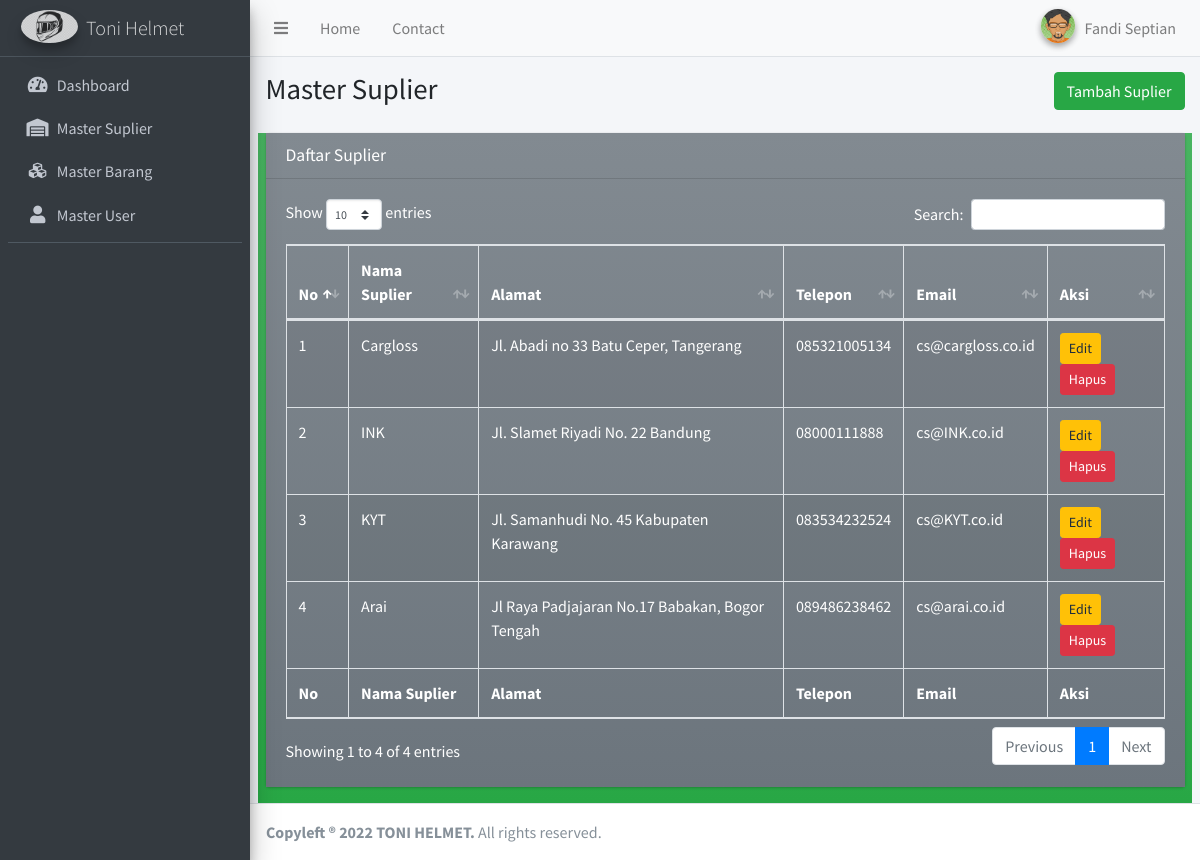
/view/admin/master-suplier.php (signed in), run on the app's committed database.
### tables this page shows
CREATE TABLE `tb_user` (
  `id_user` int(10) UNSIGNED NOT NULL,
  `nama_user` varchar(200) NOT NULL,
  `username` varchar(20) NOT NULL,
  `password` varchar(100) NOT NULL,
  `role` enum('admin','staff','') NOT NULL
);

CREATE TABLE `tb_suplier` (
  `id_suplier` int(11) NOT NULL,
  `nama_suplier` varchar(200) NOT NULL,
  `alamat_suplier` varchar(200) NOT NULL,
  `no_telp` varchar(14) NOT NULL,
  `email` varchar(100) NOT NULL
);

### view/admin/master-suplier.php (the view, shortened to what this page needs)
<?php include '../templates/admin/admin-header.php' ?>
<?php include '../templates/sidebar.php' ?>
<div class="content-wrapper">
    <section class="content-header">
        <div class="container-fluid">
            <div class="row mb-2">
                <div class="col-sm-6">
                    <h1>Master Suplier</h1>
                </div>
                <div class="col-sm-6">
                    <ol class="breadcrumb float-sm-right">
                        <button type="button" class="btn btn-success" data-toggle="modal" data-target="#modal-add">
                            Tambah Suplier
                        </button>
                    </ol>
                </div>
            </div>
        </div>
    </section>
    <section class="content">
        <div class="bg-gradient-success">
            <div class="container-fluid">
                <div class="row">
                    <div class="col-12">
                        <div class="card">
                            <div class="bg-gradient-secondary">
                                <div class="card-header">
                                    <h3 class="card-title">Daftar Suplier</h3>
                                </div>
                                <div class="card-body">
                                    <table id="example1" class="table table-bordered table-striped">
                                        <thead>
                                            <tr>
                                                <th>No</th>
                                                <th>Nama Suplier</th>
                                                <th>Alamat</th>
                                                <th>Telepon</th>
                                                <th>Email</th>
                                                <th>Aksi</th>
                                            </tr>
                                        </thead>
                                        <tbody>
                                            <?php
                                            $i = 1;
                                            $getSuplier = mysqli_query($connection, "SELECT * FROM tb_suplier");
                                            foreach ($getSuplier as $value) :
                                            ?>
                                                <tr>
                                                    <td><?= $i++; ?></td>
                                                    <td><?= $value['nama_suplier']; ?></td>
                                                    <td><?= $value['alamat_suplier']; ?></td>
                                                    <td><?= $value['no_telp']; ?></td>
                                                    <td><?= $value['email']; ?></td>
                                                    <td>
                                                        <button type="button" class="btn btn-warning btn-sm" data-toggle="modal" data-target="#modal<?= $value['id_suplier']; ?>">Edit</button>
                                                        <button type="button" class="btn btn-danger btn-sm" onclick="confirm_modal('query/delete-suplier.php?id_suplier=<?= $value['id_suplier']; ?>')">Hapus</button>
                                                    </td>
                                                </tr>
                                            <?php
                                            endforeach;
                                            ?>
                                        </tbody>
                                        <tfoot>
                                            <tr>
                                                <th>No</th>
                                                <th>Nama Suplier</th>
                                                <th>Alamat</th>
                                                <th>Telepon</th>
                                                <th>Email</th>
                                                <th>Aksi</th>
                                            </tr>
                                        </tfoot>
                                    </table>
                                </div>
                            </div>
                        </div>
                    </div>
                </div>
            </div>
        </div>
    </section>
</div>
<?php include '../templates/footer.php' ?>

### view/templates/admin/admin-header.php (shortened to what this page needs)
<?php
include '../../config/Database.php';
$user = $_SESSION['username'];
$getUser = mysqli_query($connection, "SELECT * FROM tb_user WHERE username = '$user'");
$result = mysqli_fetch_array($getUser);
?>
<!DOCTYPE html>
<html>
<head>
    <link rel="stylesheet" href="../../plugins/datatables-bs4/css/dataTables.bootstrap4.min.css">
    <link rel="stylesheet" href="../../plugins/datatables-responsive/css/responsive.bootstrap4.min.css">
    <link rel="stylesheet" href="../../plugins/fontawesome-free/css/all.min.css">
    <link rel="stylesheet" href="../../plugins/icheck-bootstrap/icheck-bootstrap.min.css">
    <link rel="stylesheet" href="../../assets/css/adminlte.min.css">
</head>
<body class="hold-transition sidebar-mini">
    <div class="wrapper">
        <nav class="main-header navbar navbar-expand navbar-light">
            <ul class="navbar-nav">
                <li class="nav-item">
                    <a class="nav-link" data-widget="pushmenu" href="#" role="button"><i class="fas fa-bars"></i></a>
                </li>
                <li class="nav-item d-none d-sm-inline-block">
                    <a href="admin.php" class="nav-link">Home</a>
                </li>
                <li class="nav-item d-none d-sm-inline-block">
                    <a href="#" class="nav-link">Contact</a>
                </li>
            </ul>
            <ul class="navbar-nav ml-auto">
                <li class="nav-item dropdown user-menu">
                    <a href="#" class="nav-link dropdown-toggle" data-toggle="dropdown">
                        <img src="../../assets/img/avatar04.png" class="user-image img-circle elevation-2" alt="User Image">
                        <span class="d-none d-md-inline"><?= ucfirst($result['nama_user']); ?></span>
                    </a>
                </li>
            </ul>
        </nav>

### data on the page
tb_user: nama_user "Fandi Septian"
tb_suplier: nama_suplier "Cargloss", alamat_suplier "Jl. Abadi no 33 Batu Ceper, Tangerang", no_telp "085321005134", email "cs@cargloss.co.id"
tb_suplier: nama_suplier "INK", alamat_suplier "Jl. Slamet Riyadi No. 22 Bandung", no_telp "08000111888", email "cs@INK.co.id"
tb_suplier: nama_suplier "KYT", alamat_suplier "Jl. Samanhudi No. 45 Kabupaten Karawang", no_telp "083534232524", email "cs@KYT.co.id"
tb_suplier: nama_suplier "Arai", alamat_suplier "Jl Raya Padjajaran No.17 Babakan, Bogor Tengah", no_telp "089486238462", email "cs@arai.co.id"
